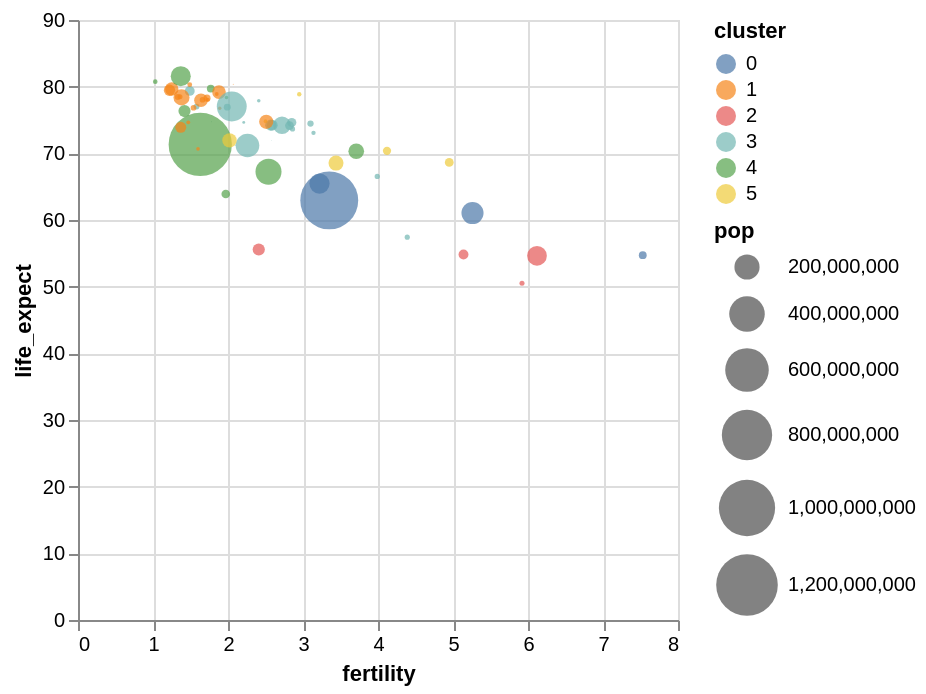

Here is the notebook cell this chart was saved with:
### Markdown cell above
If we prefer filled shapes, we can can pass a `filled=True` parameter to the `mark_point` method:

### Code cell
alt.Chart(data2000).mark_point(filled=True).encode(
    alt.X('fertility:Q'),
    alt.Y('life_expect:Q'),
    alt.Size('pop:Q', scale=alt.Scale(range=[0,1000])),
    alt.Color('cluster:N')
)

### Figure 1 — Vega-Lite specification as saved in the notebook (floating-point values rounded to 4 significant figures)
{"config": {"view": {"continuousWidth": 300, "continuousHeight": 300}}, "data": {"name": "data-bc091f26dcbfed41e77a4db283369a07"}, "mark": {"type": "point", "filled": true}, "encoding": {"color": {"field": "cluster", "type": "nominal"}, "size": {"field": "pop", "scale": {"range": [0, 1000]}, "type": "quantitative"}, "x": {"field": "fertility", "type": "quantitative"}, "y": {"field": "life_expect", "type": "quantitative"}}, "$schema": "https://vega.github.io/schema/vega-lite/v6.1.0.json", "datasets": {"data-bc091f26dcbfed41e77a4db283369a07": [{"year": 2000, "country": "Afghanistan", "cluster": 0, "pop": 19542982, "life_expect": 54.73, "fertility": 7.53}, {"year": 2000, "country": "Argentina", "cluster": 3, "pop": 37070774, "life_expect": 74.22, "fertility": 2.59}, {"year": 2000, "country": "Australia", "cluster": 4, "pop": 19017963, "life_expect": 79.72, "fertility": 1.77}, {"year": 2000, "country": "Austria", "cluster": 1, "pop": 8010428, "life_expect": 78.49, "fertility": 1.36}, {"year": 2000, "country": "Bahamas", "cluster": 3, "pop": 325014, "life_expect": 71.25, "fertility": 2.1}, {"year": 2000, "country": "Bangladesh", "cluster": 0, "pop": 129193327, "life_expect": 65.47, "fertility": 3.22}, {"year": 2000, "country": "Barbados", "cluster": 3, "pop": 264657, "life_expect": 74.74, "fertility": 1.78}, {"year": 2000, "country": "Belgium", "cluster": 1, "pop": 10264343, "life_expect": 78.04, "fertility": 1.66}, {"year": 2000, "country": "Bolivia", "cluster": 3, "pop": 8592656, "life_expect": 66.53, "fertility": 3.99}, {"year": 2000, "country": "Brazil", "cluster": 3, "pop": 175873720, "life_expect": 71.18, "fertility": 2.26}, {"year": 2000, "country": "Canada", "cluster": 3, "pop": 30683313, "life_expect": 79.36, "fertility": 1.49}, {"year": 2000, "country": "Chile", "cluster": 3, "pop": 15351799, "life_expect": 76.93, "fertility": 1.99}, {"year": 2000, "country": "China", "cluster": 4, "pop": 1264099069, "life_expect": 71.33, "fertility": 1.63}, {"year": 2000, "country": "Colombia", "cluster": 3, "pop": 39215135, "life_expect": 74.23, "fertility": 2.57}, {"year": 2000, "country": "Costa Rica", "cluster": 3, "pop": 3979193, "life_expect": 77.9, "fertility": 2.41}, {"year": 2000, "country": "Croatia", "cluster": 1, "pop": 4548434, "life_expect": 74.65, "fertility": 1.47}, {"year": 2000, "country": "Cuba", "cluster": 3, "pop": 11105791, "life_expect": 77.01, "fertility": 1.58}, {"year": 2000, "country": "Dominican Republic", "cluster": 3, "pop": 8540791, "life_expect": 73.66, "fertility": 2.86}, {"year": 2000, "country": "Ecuador", "cluster": 3, "pop": 12626507, "life_expect": 74.46, "fertility": 3.1}, {"year": 2000, "country": "Egypt", "cluster": 5, "pop": 71371371, "life_expect": 68.54, "fertility": 3.44}, {"year": 2000, "country": "El Salvador", "cluster": 3, "pop": 5958482, "life_expect": 73.07, "fertility": 3.14}, {"year": 2000, "country": "Finland", "cluster": 1, "pop": 5176209, "life_expect": 78.04, "fertility": 1.73}, {"year": 2000, "country": "France", "cluster": 1, "pop": 58665453, "life_expect": 79.19, "fertility": 1.88}, {"year": 2000, "country": "Georgia", "cluster": 1, "pop": 4265172, "life_expect": 70.68, "fertility": 1.6}, {"year": 2000, "country": "Germany", "cluster": 1, "pop": 81551677, "life_expect": 78.39, "fertility": 1.38}, {"year": 2000, "country": "Greece", "cluster": 1, "pop": 11038109, "life_expect": 78.44, "fertility": 1.33}, {"year": 2000, "country": "Grenada", "cluster": 3, "pop": 107432, "life_expect": 71.97, "fertility": 2.58}, {"year": 2000, "country": "Haiti", "cluster": 3, "pop": 8360225, "life_expect": 57.43, "fertility": 4.39}, {"year": 2000, "country": "Hong Kong, China", "cluster": 4, "pop": 6731195, "life_expect": 80.75, "fertility": 1.03}, {"year": 2000, "country": "Iceland", "cluster": 1, "pop": 281462, "life_expect": 80.35, "fertility": 2.07}, {"year": 2000, "country": "India", "cluster": 0, "pop": 1059633675, "life_expect": 62.94, "fertility": 3.35}, {"year": 2000, "country": "Indonesia", "cluster": 4, "pop": 214072421, "life_expect": 67.24, "fertility": 2.54}, {"year": 2000, "country": "Iran", "cluster": 5, "pop": 65544383, "life_expect": 71.94, "fertility": 2.02}, {"year": 2000, "country": "Iraq", "cluster": 5, "pop": 24628858, "life_expect": 68.64, "fertility": 4.95}, {"year": 2000, "country": "Ireland", "cluster": 1, "pop": 3768950, "life_expect": 76.77, "fertility": 1.89}, {"year": 2000, "country": "Israel", "cluster": 5, "pop": 6116958, "life_expect": 78.87, "fertility": 2.95}, {"year": 2000, "country": "Italy", "cluster": 1, "pop": 56966397, "life_expect": 79.64, "fertility": 1.25}, {"year": 2000, "country": "Jamaica", "cluster": 3, "pop": 2612205, "life_expect": 74.64, "fertility": 2.21}, {"year": 2000, "country": "Japan", "cluster": 4, "pop": 126803861, "life_expect": 81.57, "fertility": 1.37}, {"year": 2000, "country": "Kenya", "cluster": 2, "pop": 30851606, "life_expect": 54.83, "fertility": 5.14}, {"year": 2000, "country": "Lebanon", "cluster": 5, "pop": 4320642, "life_expect": 74.82, "fertility": 2.5}, {"year": 2000, "country": "Mexico", "cluster": 3, "pop": 97873442, "life_expect": 74.21, "fertility": 2.72}, {"year": 2000, "country": "Netherlands", "cluster": 1, "pop": 15899135, "life_expect": 78.28, "fertility": 1.72}, {"year": 2000, "country": "New Zealand", "cluster": 4, "pop": 3855266, "life_expect": 78.39, "fertility": 1.98}, {"year": 2000, "country": "Nigeria", "cluster": 2, "pop": 122851984, "life_expect": 54.63, "fertility": 6.12}, {"year": 2000, "country": "North Korea", "cluster": 4, "pop": 23367059, "life_expect": 63.9, "fertility": 1.97}, {"year": 2000, "country": "Norway", "cluster": 1, "pop": 4491202, "life_expect": 78.9, "fertility": 1.85}, {"year": 2000, "country": "Pakistan", "cluster": 0, "pop": 154369924, "life_expect": 61.04, "fertility": 5.26}, {"year": 2000, "country": "Peru", "cluster": 3, "pop": 26654439, "life_expect": 74.61, "fertility": 2.85}, {"year": 2000, "country": "Philippines", "cluster": 4, "pop": 77958223, "life_expect": 70.31, "fertility": 3.71}, {"year": 2000, "country": "Poland", "cluster": 1, "pop": 38504431, "life_expect": 73.9, "fertility": 1.37}, {"year": 2000, "country": "Portugal", "cluster": 1, "pop": 10300626, "life_expect": 76.84, "fertility": 1.54}, {"year": 2000, "country": "Rwanda", "cluster": 2, "pop": 8109989, "life_expect": 50.51, "fertility": 5.92}, {"year": 2000, "country": "Saudi Arabia", "cluster": 5, "pop": 21547390, "life_expect": 70.37, "fertility": 4.12}, {"year": 2000, "country": "South Africa", "cluster": 2, "pop": 46813266, "life_expect": 55.58, "fertility": 2.41}, {"year": 2000, "country": "South Korea", "cluster": 4, "pop": 46788591, "life_expect": 76.34, "fertility": 1.42}, {"year": 2000, "country": "Spain", "cluster": 1, "pop": 40741651, "life_expect": 79.47, "fertility": 1.22}, {"year": 2000, "country": "Switzerland", "cluster": 1, "pop": 7182059, "life_expect": 80.3, "fertility": 1.49}, {"year": 2000, "country": "Turkey", "cluster": 1, "pop": 64113547, "life_expect": 74.73, "fertility": 2.51}, {"year": 2000, "country": "United Kingdom", "cluster": 1, "pop": 58850043, "life_expect": 77.97, "fertility": 1.64}, {"year": 2000, "country": "United States", "cluster": 3, "pop": 282398554, "life_expect": 77.03, "fertility": 2.05}, {"year": 2000, "country": "Venezuela", "cluster": 3, "pop": 24427729, "life_expect": 74.17, "fertility": 2.82}]}}
